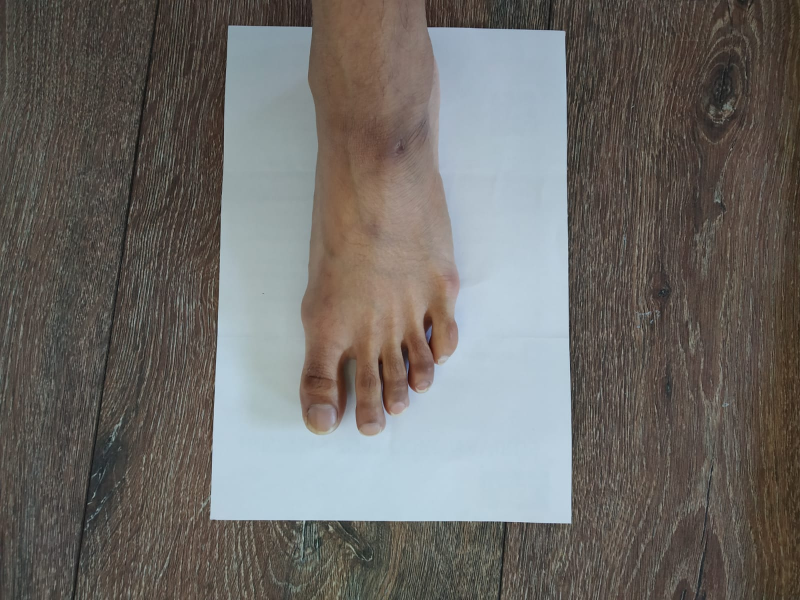
#> input picture server/data/barefeet1.jpeg, 1600 x 1200 px (shown at 1/2 size)
$ python -i utils.py   (imports and definitions only)
#> lines starting #> are read from the running program, lines starting #| are printed output that depends on the picture; after the words box and inside, x2 and y2 are one past the last pixel; in counts of white or black regions, pixels touching at a corner belong together
#> further down, picture is the input picture: shape (1200, 1600, 3); mean B, G, R 103, 106.7, 109.4
from sklearn.cluster import KMeans
import random as rng
import cv2
# import imutils
import argparse
from skimage.io import imread
import numpy as np
import matplotlib.pyplot as plt


# [77 lines left out: functions preprocess, plotImage, cropOrig, overlayImage, kMeans_cluster, not called in this run]


def edgeDetection(clusteredImage):
  #gray = cv2.cvtColor(hsvImage, cv2.COLOR_BGR2GRAY)
  edged1 = cv2.Canny(clusteredImage, 0, 255)
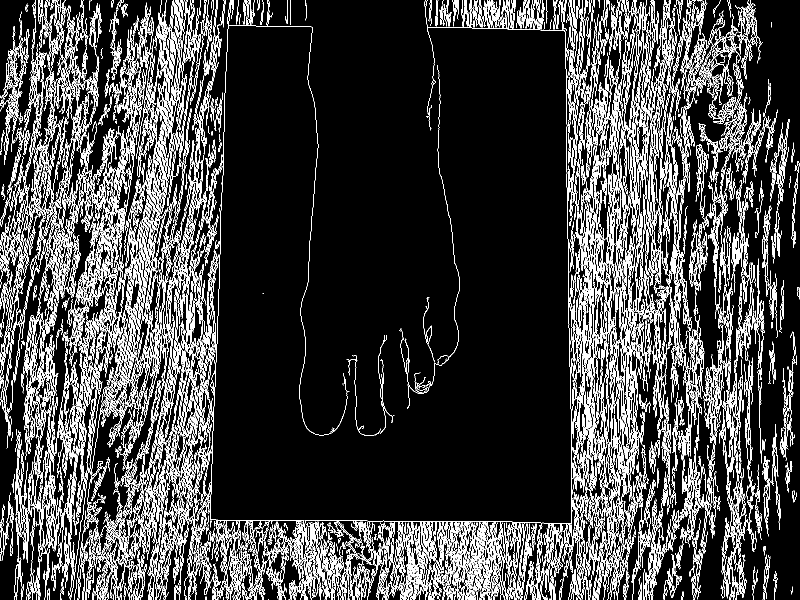
#> edged1: shape (1200, 1600) (shown at 1/2 size); 14.7% white in thin lines or dots
  edged = cv2.dilate(edged1, None, iterations=1)
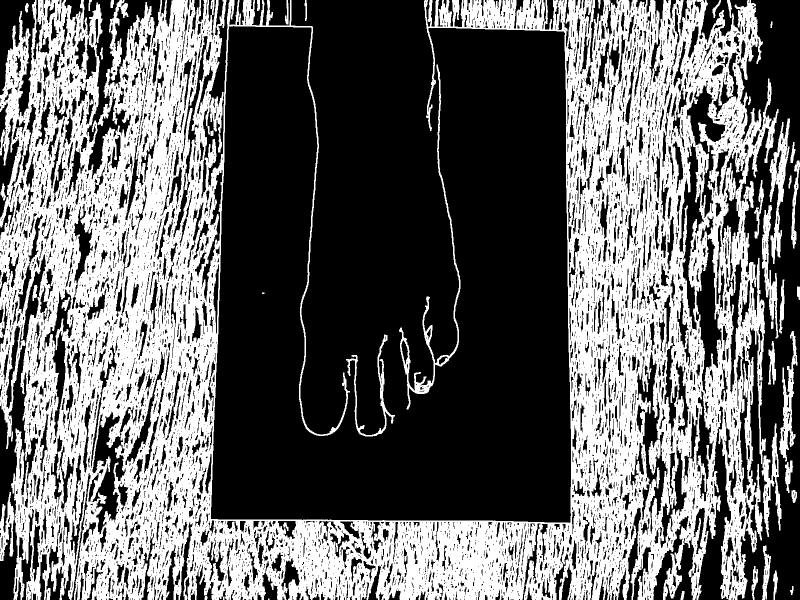
#> edged: shape (1200, 1600) (shown at 1/2 size); 40.8% white; 50 white regions (2 under 20 px), largest, box (x1, y1, x2, y2) and area: (0, 0, 1563, 1200) 753308, (798, 129, 921, 819) 5000, (1539, 237, 1580, 528) 4250
  edged = cv2.erode(edged, None, iterations=1)
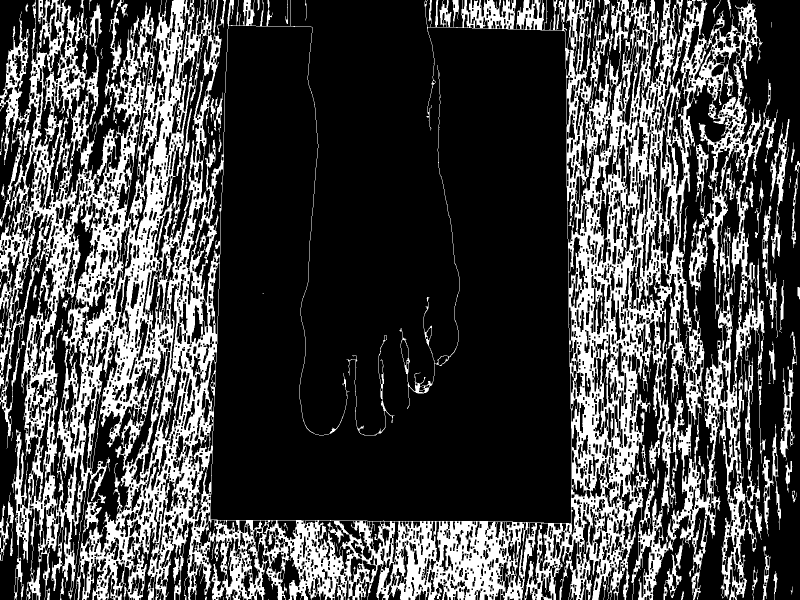
#> edged: shape (1200, 1600) (shown at 1/2 size); 27.3% white; 68 white regions (13 under 20 px), largest, box (x1, y1, x2, y2) and area: (0, 0, 1556, 1200) 502364, (1540, 238, 1579, 527) 2734, (1559, 663, 1594, 922) 2000
  return edged

# [63 lines left out: functions getBoundingBox, drawCnt, calcFeetSize, not called in this run]

>>> import cv2
>>> picture = cv2.imread('data/barefeet1.jpeg')
>>> result = edgeDetection(picture)
